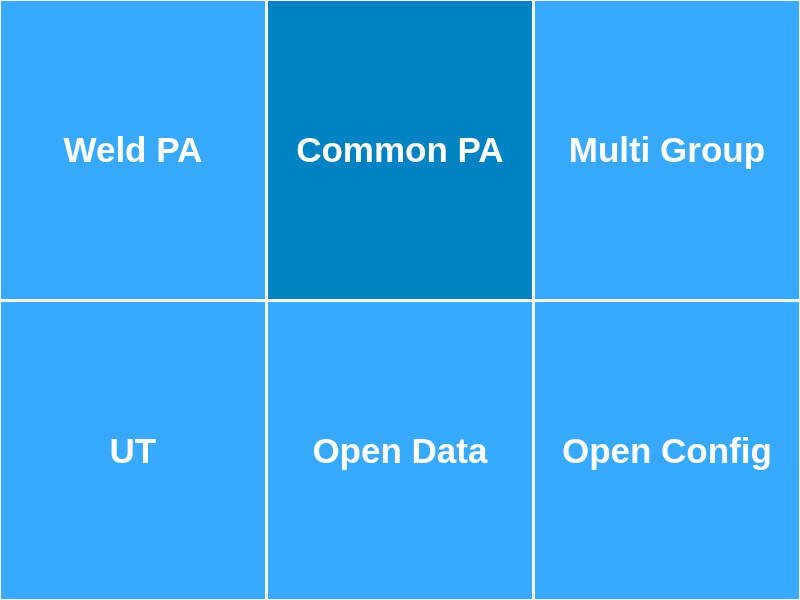
<?xml version="1.0" encoding="UTF-8"?>
<ui version="4.0">
 <class>Wizard</class>
 <widget class="QWidget" name="Wizard">
  <property name="geometry">
   <rect>
    <x>0</x>
    <y>0</y>
    <width>800</width>
    <height>600</height>
   </rect>
  </property>
  <property name="sizePolicy">
   <sizepolicy hsizetype="Preferred" vsizetype="Preferred">
    <horstretch>0</horstretch>
    <verstretch>0</verstretch>
   </sizepolicy>
  </property>
  <property name="windowTitle">
   <string>Form</string>
  </property>
  <property name="styleSheet">
   <string notr="true">QWidget:focus{outline: none;}

QPushButton#commonPADetectPushButton{
background-color:rgb(0, 130, 195);
color: white;   
font: 26pt;
font-weight:bold;
border-radius: 0px; 
border: 1px groove white;
border-style: outset;
}
QPushButton#commonPADetectPushButton:focus{outline: none;
background-color:rgb(0, 130, 195);
color: rgb(170, 255, 0);   
border-radius: 0px; 
border: 1px groove white;
border-style: outset;}

QPushButton#multiGroupDetectPushButton{
background-color:rgb(55, 170, 255);
color: white;   
font: 26pt;
font-weight:bold;
border-radius: 0px; 
border: 1px groove white;
border-style: outset;
}
QPushButton#multiGroupDetectPushButton:focus{outline: none;
background-color:rgb(55, 170, 255);
color: rgb(170, 255, 0);
border-radius: 0px; 
border: 1px groove white;
border-style: outset;}

QPushButton#weldPADetectPushButton{
background-color:rgb(55, 170, 255);
color: white;   
font: 26pt;
font-weight:bold;
border-radius: 0px; 
border: 1px groove white;
border-style: outset;
}
QPushButton#weldPADetectPushButton:focus{outline: none;
background-color:rgb(55, 170, 255);
color: rgb(170, 255, 0);
border-radius: 0px; 
border: 1px groove white;
border-style: outset;}

QPushButton#openConfigPushButton{
background-color:rgb(55, 170, 255);
color: white;   
font: 26pt;
font-weight:bold;
border-radius: 0px; 
border: 1px groove white;
border-style: outset;
}
QPushButton#openConfigPushButton:focus{outline: none;
background-color:rgb(55, 170, 255);
color: rgb(170, 255, 0);
border-radius: 0px; 
border: 1px groove white;
border-style: outset;}

QPushButton#openDataPushButton{
background-color:rgb(55, 170, 255);
color: white;   
font: 26pt;
font-weight:bold;
border-radius: 0px; 
border: 1px groove white;
border-style: outset;
}
QPushButton#openDataPushButton:focus{outline: none;
background-color:rgb(55, 170, 255);
color: rgb(170, 255, 0);
border-radius: 0px; 
border: 1px groove white;
border-style: outset;}

QPushButton#utDetectPushButton{
background-color:rgb(55, 170, 255);
color: white;   
font: 26pt;
font-weight:bold;
border-radius: 0px; 
border: 1px groove white;
border-style: outset;
}
QPushButton#utDetectPushButton:focus{outline: none;
background-color:rgb(55, 170, 255);
color: rgb(170, 255, 0);
border-radius: 0px; 
border: 1px groove white;
border-style: outset;}
</string>
  </property>
  <layout class="QVBoxLayout" name="verticalLayout">
   <property name="spacing">
    <number>1</number>
   </property>
   <property name="leftMargin">
    <number>0</number>
   </property>
   <property name="topMargin">
    <number>0</number>
   </property>
   <property name="rightMargin">
    <number>0</number>
   </property>
   <property name="bottomMargin">
    <number>0</number>
   </property>
   <item>
    <layout class="QHBoxLayout" name="topHorizontalLayout">
     <property name="spacing">
      <number>1</number>
     </property>
     <item>
      <widget class="QPushButton" name="weldPADetectPushButton">
       <property name="sizePolicy">
        <sizepolicy hsizetype="Preferred" vsizetype="Preferred">
         <horstretch>0</horstretch>
         <verstretch>0</verstretch>
        </sizepolicy>
       </property>
       <property name="font">
        <font>
         <pointsize>26</pointsize>
         <weight>75</weight>
         <italic>false</italic>
         <bold>true</bold>
        </font>
       </property>
       <property name="text">
        <string>Weld PA</string>
       </property>
      </widget>
     </item>
     <item>
      <widget class="QPushButton" name="commonPADetectPushButton">
       <property name="sizePolicy">
        <sizepolicy hsizetype="Preferred" vsizetype="Preferred">
         <horstretch>0</horstretch>
         <verstretch>0</verstretch>
        </sizepolicy>
       </property>
       <property name="text">
        <string>Common PA</string>
       </property>
      </widget>
     </item>
     <item>
      <widget class="QPushButton" name="multiGroupDetectPushButton">
       <property name="sizePolicy">
        <sizepolicy hsizetype="Preferred" vsizetype="Preferred">
         <horstretch>0</horstretch>
         <verstretch>0</verstretch>
        </sizepolicy>
       </property>
       <property name="text">
        <string>Multi Group</string>
       </property>
      </widget>
     </item>
    </layout>
   </item>
   <item>
    <layout class="QHBoxLayout" name="bottomHorizontalLayout">
     <property name="spacing">
      <number>1</number>
     </property>
     <item>
      <widget class="QPushButton" name="utDetectPushButton">
       <property name="sizePolicy">
        <sizepolicy hsizetype="Preferred" vsizetype="Preferred">
         <horstretch>0</horstretch>
         <verstretch>0</verstretch>
        </sizepolicy>
       </property>
       <property name="text">
        <string>UT</string>
       </property>
      </widget>
     </item>
     <item>
      <widget class="QPushButton" name="openDataPushButton">
       <property name="sizePolicy">
        <sizepolicy hsizetype="Preferred" vsizetype="Preferred">
         <horstretch>0</horstretch>
         <verstretch>0</verstretch>
        </sizepolicy>
       </property>
       <property name="text">
        <string>Open Data</string>
       </property>
      </widget>
     </item>
     <item>
      <widget class="QPushButton" name="openConfigPushButton">
       <property name="sizePolicy">
        <sizepolicy hsizetype="Preferred" vsizetype="Preferred">
         <horstretch>0</horstretch>
         <verstretch>0</verstretch>
        </sizepolicy>
       </property>
       <property name="text">
        <string>Open Config</string>
       </property>
      </widget>
     </item>
    </layout>
   </item>
  </layout>
 </widget>
 <resources/>
 <connections/>
</ui>
